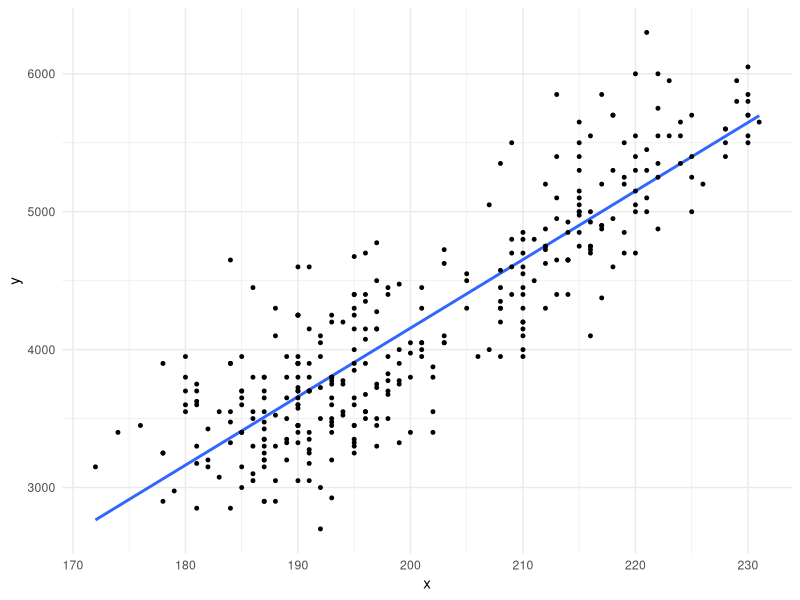
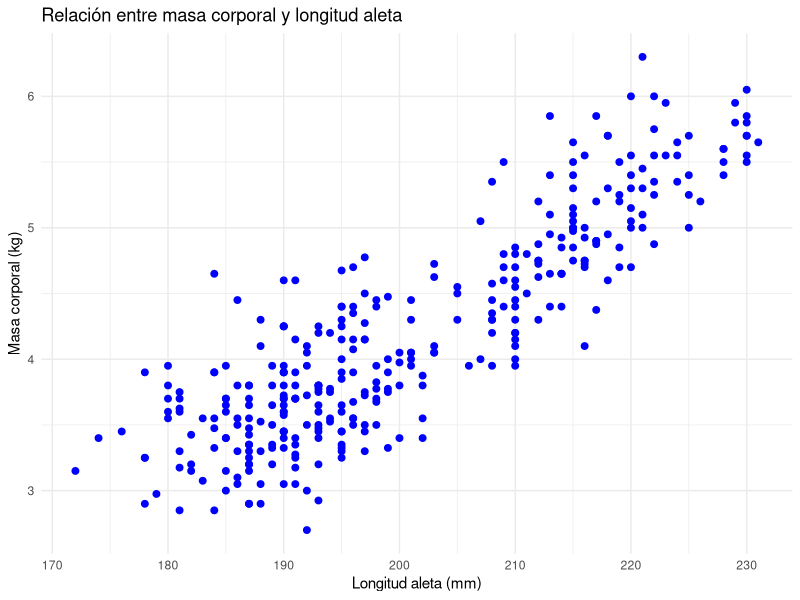
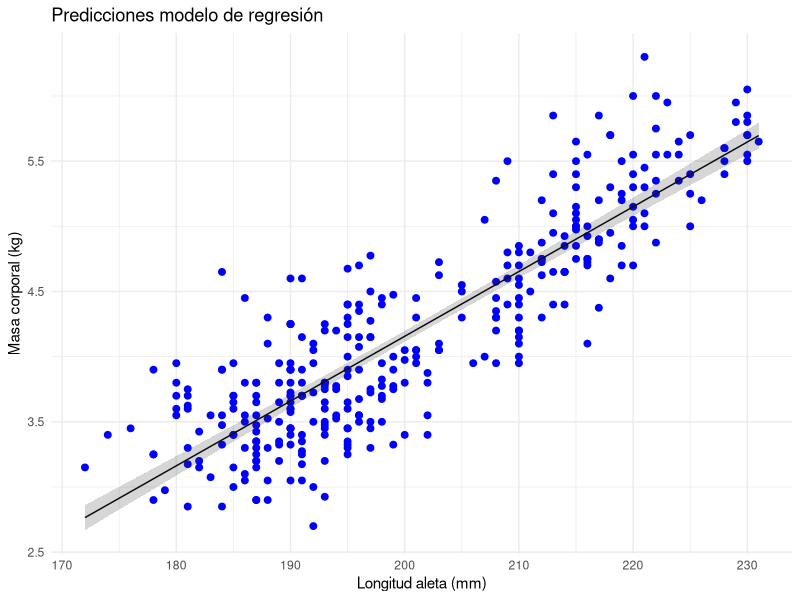
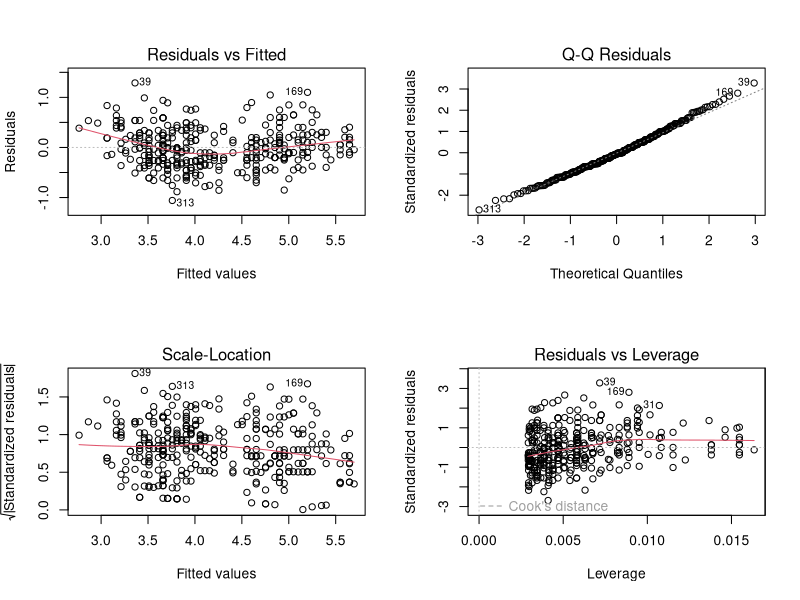
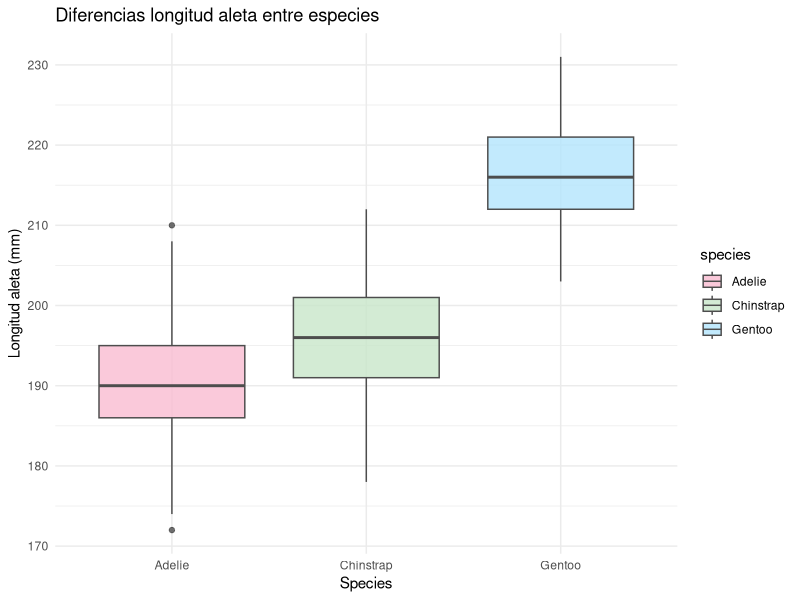
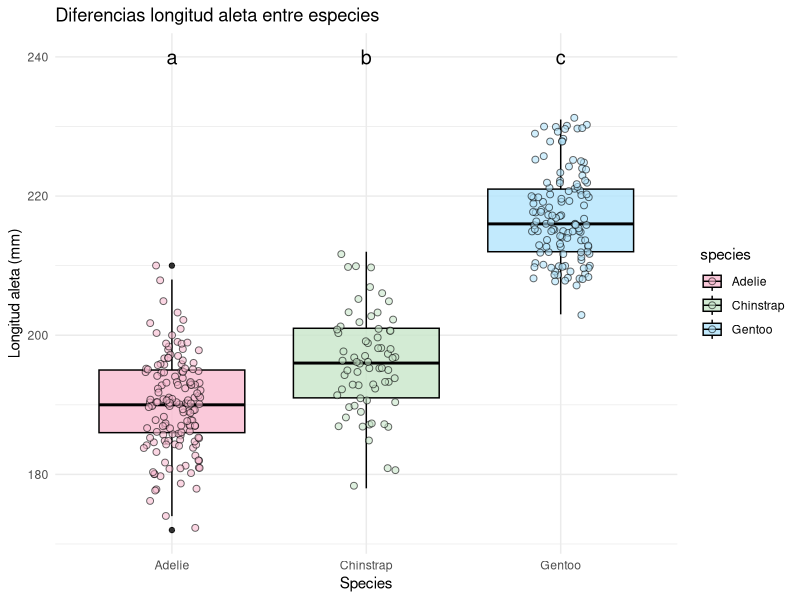
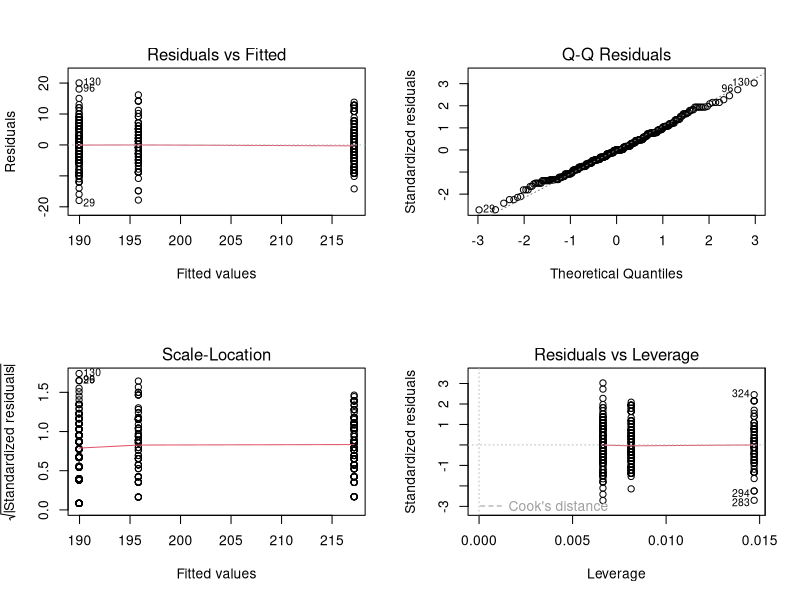
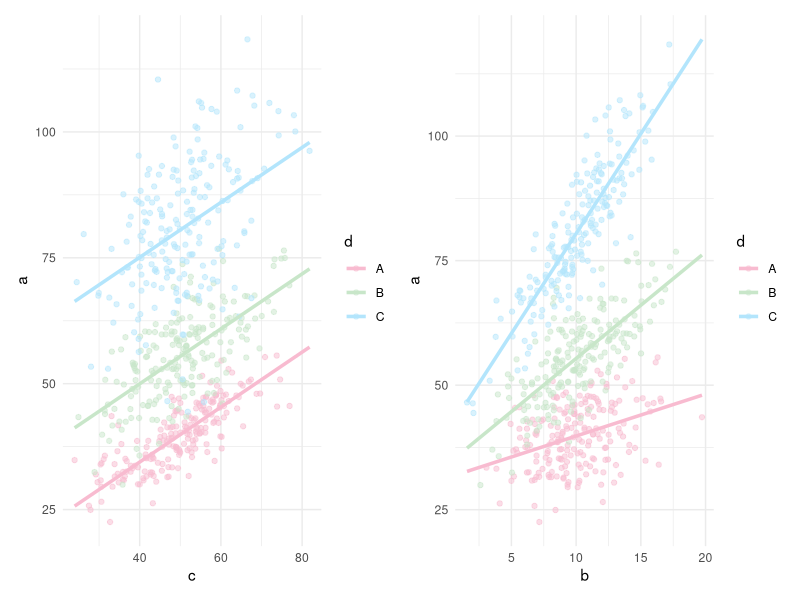

The R source for these figures, in order:
## ---- chunk 1
#| echo: false
library(palmerpenguins)
library(ggplot2)
data(penguins)
ggplot(data = penguins, aes(x = flipper_length_mm, y = body_mass_g)) +  
  geom_smooth(method='lm', formula= y~x, se = FALSE) +
  geom_point(color = "black", size = 1) +      
  labs(x = "x",         
       y = "y",                   
  ) +
  theme_minimal()  
## ---- chunk 2
#| echo: true
library(palmerpenguins)
data(penguins)
head(penguins)
# eliminamos NAs variables que vamos a utilizar y pasamos masa corporal a kg
library(dplyr)
penguins_clean <- penguins %>%
  filter(!is.na(flipper_length_mm), !is.na(body_mass_g))
penguins_clean$body_mass_kg <- penguins_clean$body_mass_g/1000
## ---- chunk 3
#| echo: true
#| attr-source: "style='font-size: 0.8em'"
#| attr-output: "style='font-size: 0.2em'"
#| fig-width: 7     # ancho en pulgadas
#| fig-height: 5    # alto en pulgadas
#| fig-align: "center"
library(ggplot2)
ggplot(data = penguins_clean, aes(x = flipper_length_mm, y = body_mass_kg)) +  
  geom_point(color = "blue", size = 2) +      
  labs(x = "Longitud aleta (mm)",         
       y = "Masa corporal (kg)",                   
      title = "Relación entre masa corporal y longitud aleta "   
  ) +
  theme_minimal()        
## ---- chunk 4
#| echo: true
lm_reg1 <- lm(body_mass_kg ~ flipper_length_mm, data = penguins_clean)
## ---- chunk 5
#| echo: true
anova(lm_reg1)
## ---- chunk 6
#| echo: true
summary(lm_reg1)
## ---- chunk 7
#| echo: true
#| attr-source: "style='font-size: 0.5em'"
#| attr-output: "style='font-size: 0.4em'"
#| fig-width: 7     # ancho en pulgadas
#| fig-height: 5    # alto en pulgadas
#| fig-align: "center"
library(broom)
library(tidyverse)
library(dplyr)
preds <- augment(lm_reg1, type.predict = "response", se_fit = TRUE)
preds <- preds %>%
  mutate(lower = .fitted - 1.96 * .se.fit,upper = .fitted + 1.96 * .se.fit)
  
ggplot(data = preds, aes(x = flipper_length_mm, y = body_mass_kg)) +  
  geom_point(color = "blue", size = 2) +     
  geom_line(aes(y = .fitted)) +
  geom_ribbon(aes(ymin = lower, ymax = upper), alpha = 0.2) +
  labs(x = "Longitud aleta (mm)",         
       y = "Masa corporal (kg)",                   
      title = "Predicciones modelo de regresión"   
  ) +
  theme_minimal()        
## ---- chunk 8
#| echo: true
#| attr-source: "style='font-size: 0.6em'"
#| attr-output: "style='font-size: 0.4em'"
#| fig-width: 6     # ancho en pulgadas
#| fig-height: 6    # alto en pulgadas
#| fig-align: "left"
par(mfrow=c(2,2))
plot(lm_reg1)      
## ---- chunk 9
#| echo: true
shapiro.test(residuals(lm_reg1))
## ---- chunk 10
#| echo: true
library(lmtest)
resettest(lm_reg1)
## ---- chunk 11
#| echo: true
library(car)
ncvTest(lm_reg1)
## ---- chunk 12
#| echo: true
#| attr-source: "style='font-size: 0.8em'"
#| attr-output: "style='font-size: 0.2em'"
#| fig-width: 7     # ancho en pulgadas
#| fig-height: 5    # alto en pulgadas
#| fig-align: "center"
ggplot(data = penguins, aes(x = species, y = flipper_length_mm, fill = species)) +  
  geom_boxplot(alpha = 0.8, color = "gray30") +
  scale_fill_manual(values = c("#F8BBD0", "#C8E6C9", "#B3E5FC")) +
  labs(x = "Species",         
       y = "Longitud aleta (mm)",                   
      title = "Diferencias longitud aleta entre especies"   
  ) +
  theme_minimal()        
## ---- chunk 13
#| echo: true
penguins <- penguins %>%
  mutate(species = as.factor(species))
lm_reg2 <- lm(flipper_length_mm ~ species, data = penguins)
## ---- chunk 14
#| echo: true
anova(lm_reg2)
## ---- chunk 15
#| echo: true
#| attr-source: "style='font-size: 0.6em'"
#| attr-output: "style='font-size: 0.3em'"
summary(lm_reg2)
## ---- chunk 16
#| echo: true
 contrasts(penguins$species)
## ---- chunk 17
#| echo: true
library(multcomp)
posthoc_species <- glht(lm_reg2, linfct=mcp(species="Tukey"))
summary(posthoc_species)
## ---- chunk 18
#| echo: true
#| attr-source: "style='font-size: 0.5em'"
#| attr-output: "style='font-size: 0.2em'"
#| fig-width: 9    # ancho en pulgadas
#| fig-height: 6    # alto en pulgadas
#| fig-align: "center"
ggplot(data = penguins, aes(x = species, y = flipper_length_mm, fill = species, color = species)) +  
  geom_boxplot(alpha = 0.8, color = "black") +
  geom_jitter(width = 0.15, alpha = 0.6, size = 2, shape=21, color="black") +
  scale_fill_manual(values = c("#F8BBD0", "#C8E6C9", "#B3E5FC")) +
  scale_color_manual(values = c("#F8BBD0", "#C8E6C9", "#B3E5FC")) +
 labs(x = "Species",         
       y = "Longitud aleta (mm)",                   
      title = "Diferencias longitud aleta entre especies"   
  ) +
  theme_minimal() +
  geom_text(data = penguins[2,], aes(y = 240, label = "a"), color="black", 
            size=5, nudge_x = 0) +
  geom_text(data = penguins[2,], aes(y = 240, label = "b"), color="black", 
            size=5, nudge_x = 1) +
  geom_text(data = penguins[2,], aes(y = 240, label = "c"), color="black", 
            size=5, nudge_x = 2) 
## ---- chunk 19
#| echo: true
#| attr-source: "style='font-size: 0.6em'"
#| attr-output: "style='font-size: 0.4em'"
#| fig-width: 6     # ancho en pulgadas
#| fig-height: 6    # alto en pulgadas
#| fig-align: "left"
par(mfrow=c(2,2))
plot(lm_reg2)      
## ---- chunk 20
#| echo: true
levels(penguins$species)
penguins$species <- relevel(penguins$species, ref = "Gentoo")
levels(penguins$species)
## ---- chunk 21
#| echo: false
#| fig-width: 13    # ancho en pulgadas
#| fig-height: 6    # alto en pulgadas
#| fig-align: "center"
set.seed(123)
n <- 600
d <- factor(rep(c("A", "B", "C"), each = n / 3))
b <- rnorm(n, mean = 10, sd = 3)
c <- rnorm(n, mean = 50, sd = 10)
beta_b <- c(A = 1.0, B = 2.0, C = 4.0)
beta_c <- 0.5
intercept <- c(A = 5, B = 10, C = 15)
error <- rnorm(n, mean = 0, sd = 3)
a <- intercept[d] + beta_b[d] * b + beta_c * c + error
df <- data.frame(a, b, c, d)

library(broom)
lm_54 <- lm(a ~ b*d, data = df)
newdata <- expand.grid(
  b = seq(min(df$b), max(df$b), length.out = 100),
  d = levels(df$d)
)
predicciones <- augment(lm_54, newdata = newdata)

ej1 <- ggplot(df, aes(x = b, y = a, color = d)) +
  geom_point(alpha = 0.5) +
  geom_line(data = predicciones, aes(x= b, y = .fitted, group = d, color = d), size = 1.2) +
  scale_color_manual(values = c("#F8BBD0", "#C8E6C9", "#B3E5FC")) +
  theme_minimal()


lm_55 <- lm(a ~ c+d, data = df)
newdata <- expand.grid(
  c = seq(min(df$c), max(df$c), length.out = 100),
  d = levels(df$d)
)
predicciones <- augment(lm_55, newdata = newdata)

ej2 <- ggplot(df, aes(x = c, y = a, color = d)) +
  geom_point(alpha = 0.5) +
  geom_line(data = predicciones, aes(x= c, y = .fitted, group = d, color = d), size = 1.2) +
  scale_color_manual(values = c("#F8BBD0", "#C8E6C9", "#B3E5FC")) +
  theme_minimal()

library(patchwork)

ej2 + ej1
## ---- chunk 22
#| echo: true
#| attr-source: "style='font-size: 0.6em'"
#| attr-output: "style='font-size: 0.2em'"
#| fig-width: 9    # ancho en pulgadas
#| fig-height: 6    # alto en pulgadas
#| fig-align: "center"
ggplot(subset(penguins, !is.na(sex)), aes(x = bill_length_mm, y = body_mass_g)) +
  geom_point(color = "steelblue", size = 2) +
  geom_smooth(method = "lm", se = FALSE, color = "red") +
  facet_wrap(~ sex) +
  labs(
    title = "Relación longitud pico y masa corporal",
    x = "Longitud pico (mm)",
    y = "Masa corporal (g)"
  ) +
  theme_minimal()
## ---- chunk 23
#| echo: true
lm_3 <- lm(body_mass_g ~ bill_length_mm*sex, data = penguins)
## ---- chunk 24
#| echo: true
anova(lm_3)
## ---- chunk 25
#| echo: true
lm_4 <- lm(body_mass_g ~ bill_length_mm+sex, data = penguins)
anova(lm_4)
## ---- chunk 26
#| echo: true
#| attr-source: "style='font-size: 0.6em'"
#| attr-output: "style='font-size: 0.2em'"
#| fig-width: 9    # ancho en pulgadas
#| fig-height: 6    # alto en pulgadas
#| fig-align: "center"
ggplot(subset(penguins, !is.na(sex)), aes(x = bill_length_mm, y = body_mass_g, color = sex)) +
  geom_point(size = 2) +
  scale_color_manual(values = c("#F8BBD0", "#B3E5FC")) +
  geom_smooth(method = "lm", se = FALSE, color = "red") +
  labs(
    title = "Relación longitud pico y masa corporal",
    x = "Longitud pico (mm)",
    y = "Masa corporal (g)",
    color = "Sexo"
  ) +
  theme_minimal()
## ---- chunk 27
#| echo: true
#| attr-source: "style='font-size: 0.6em'"
#| attr-output: "style='font-size: 0.2em'"
#| fig-width: 9    # ancho en pulgadas
#| fig-height: 6    # alto en pulgadas
#| fig-align: "center"
ggplot(data = subset(penguins, !is.na(sex)), aes(x = sex, y = body_mass_g, fill = sex, color = sex)) +  
  geom_boxplot(alpha = 0.8, color = "black") +
  geom_jitter(width = 0.15, alpha = 0.6, size = 2, shape=21, color="black") +
  scale_fill_manual(values = c("#F8BBD0", "#B3E5FC")) +
  scale_color_manual(values = c("#F8BBD0", "#B3E5FC")) +
 labs(x = "Sexo",         
       y = "Masa corporal (g)",                   
      title = "Diferencias masa corporal entre sexo"   
  ) +
  theme_minimal() +
  geom_text(data = penguins[2,], aes(y = 6500, label = "a"), color="black", 
            size=5, nudge_x = 0) +
  geom_text(data = penguins[2,], aes(y = 6500, label = "b"), color="black", 
            size=5, nudge_x = 1)         
## ---- chunk 28
#| echo: true
#| attr-source: "style='font-size: 0.6em'"
#| attr-output: "style='font-size: 0.2em'"
#| fig-width: 18    # ancho en pulgadas
#| fig-height: 6    # alto en pulgadas
#| fig-align: "center"
ggplot(subset(penguins, !is.na(species)), aes(x = flipper_length_mm, y = body_mass_g)) +
  geom_point(color = "steelblue", size = 2) +
  geom_smooth(method = "lm", se = FALSE, color = "red") +
  facet_wrap(~ species) +
  labs(
    title = "Relación longitud aleta y masa corporal",
    x = "Longitud aleta (mm)",
    y = "Masa corporal (kg)"
  ) +
  theme_minimal()
## ---- chunk 29
#| echo: true
#| attr-source: "style='font-size: 0.6em'"
#| attr-output: "style='font-size: 0.4em'"
datos_limpios <- penguins %>%
  filter(!is.na(flipper_length_mm))
lm_5 <- lm(body_mass_g ~ flipper_length_mm*species, data = datos_limpios)
anova(lm_5)
## ---- chunk 30
#| echo: true
#| attr-source: "style='font-size: 0.7em'"
#| attr-output: "style='font-size: 0.4em'"
summary(lm_5)
## ---- chunk 31
#| echo: true
#| attr-source: "style='font-size: 0.5em'"
#| attr-output: "style='font-size: 0.7em'"
#| fig-width: 9    # ancho en pulgadas
#| fig-height: 6    # alto en pulgadas
#| fig-align: "center"
newdata <- expand.grid(
  flipper_length_mm = seq(min(datos_limpios$flipper_length_mm), max(datos_limpios$flipper_length_mm), length.out = 100),
  species = levels(datos_limpios$species)
)
predicciones_grid <- augment(lm_5, newdata = newdata)

ggplot(datos_limpios, aes(x = flipper_length_mm, y = body_mass_g, color = species)) +
  geom_point(alpha = 0.5) +
  geom_line(data = predicciones_grid, aes(x= flipper_length_mm, y = .fitted, group = species, color = species), size = 1.2) +
  scale_color_manual(values = c("#F8BBD0", "#C8E6C9", "#B3E5FC")) +
  labs(
    title = "ANCOVA: predicciones por especie",
    x = "Longitud aleta (mm)",
    y = "Masa corporal (g)",
    color = "Especie"
  ) +
  theme_minimal()
## ---- chunk 32
#| echo: true
#| #| fig-width: 9    # ancho en pulgadas
#| fig-height: 7    # alto en pulgadas
par(mfrow=c(2,2))
plot(lm_5)
